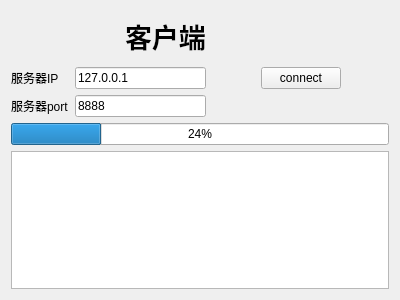
<?xml version="1.0" encoding="UTF-8"?>
<ui version="4.0">
 <class>TcpClientWidget</class>
 <widget class="QWidget" name="TcpClientWidget">
  <property name="geometry">
   <rect>
    <x>0</x>
    <y>0</y>
    <width>400</width>
    <height>300</height>
   </rect>
  </property>
  <property name="windowTitle">
   <string>Form</string>
  </property>
  <layout class="QGridLayout" name="gridLayout">
   <item row="0" column="0" colspan="2">
    <spacer name="horizontalSpacer">
     <property name="orientation">
      <enum>Qt::Horizontal</enum>
     </property>
     <property name="sizeHint" stdset="0">
      <size>
       <width>108</width>
       <height>20</height>
      </size>
     </property>
    </spacer>
   </item>
   <item row="0" column="2">
    <widget class="QLabel" name="label">
     <property name="minimumSize">
      <size>
       <width>0</width>
       <height>50</height>
      </size>
     </property>
     <property name="font">
      <font>
       <family>宋体</family>
       <pointsize>20</pointsize>
       <weight>75</weight>
       <bold>true</bold>
      </font>
     </property>
     <property name="text">
      <string>客户端</string>
     </property>
    </widget>
   </item>
   <item row="0" column="3" colspan="3">
    <spacer name="horizontalSpacer_2">
     <property name="orientation">
      <enum>Qt::Horizontal</enum>
     </property>
     <property name="sizeHint" stdset="0">
      <size>
       <width>172</width>
       <height>20</height>
      </size>
     </property>
    </spacer>
   </item>
   <item row="1" column="0">
    <widget class="QLabel" name="label_2">
     <property name="text">
      <string>服务器IP</string>
     </property>
    </widget>
   </item>
   <item row="1" column="1" colspan="2">
    <widget class="QLineEdit" name="lineEditIP">
     <property name="minimumSize">
      <size>
       <width>100</width>
       <height>0</height>
      </size>
     </property>
     <property name="text">
      <string>127.0.0.1</string>
     </property>
    </widget>
   </item>
   <item row="1" column="3">
    <spacer name="horizontalSpacer_3">
     <property name="orientation">
      <enum>Qt::Horizontal</enum>
     </property>
     <property name="sizeHint" stdset="0">
      <size>
       <width>41</width>
       <height>20</height>
      </size>
     </property>
    </spacer>
   </item>
   <item row="1" column="4">
    <widget class="QPushButton" name="buttonConnect">
     <property name="minimumSize">
      <size>
       <width>0</width>
       <height>0</height>
      </size>
     </property>
     <property name="maximumSize">
      <size>
       <width>600</width>
       <height>60</height>
      </size>
     </property>
     <property name="text">
      <string>connect</string>
     </property>
    </widget>
   </item>
   <item row="1" column="5">
    <spacer name="horizontalSpacer_4">
     <property name="orientation">
      <enum>Qt::Horizontal</enum>
     </property>
     <property name="sizeHint" stdset="0">
      <size>
       <width>41</width>
       <height>20</height>
      </size>
     </property>
    </spacer>
   </item>
   <item row="2" column="0">
    <widget class="QLabel" name="label_3">
     <property name="text">
      <string>服务器port</string>
     </property>
    </widget>
   </item>
   <item row="2" column="1" colspan="2">
    <widget class="QLineEdit" name="lineEditPort">
     <property name="text">
      <string>8888</string>
     </property>
    </widget>
   </item>
   <item row="4" column="0" colspan="6">
    <widget class="QTextEdit" name="textEdit"/>
   </item>
   <item row="3" column="0" colspan="6">
    <widget class="QProgressBar" name="progressBar">
     <property name="value">
      <number>24</number>
     </property>
    </widget>
   </item>
  </layout>
 </widget>
 <resources/>
 <connections/>
</ui>
